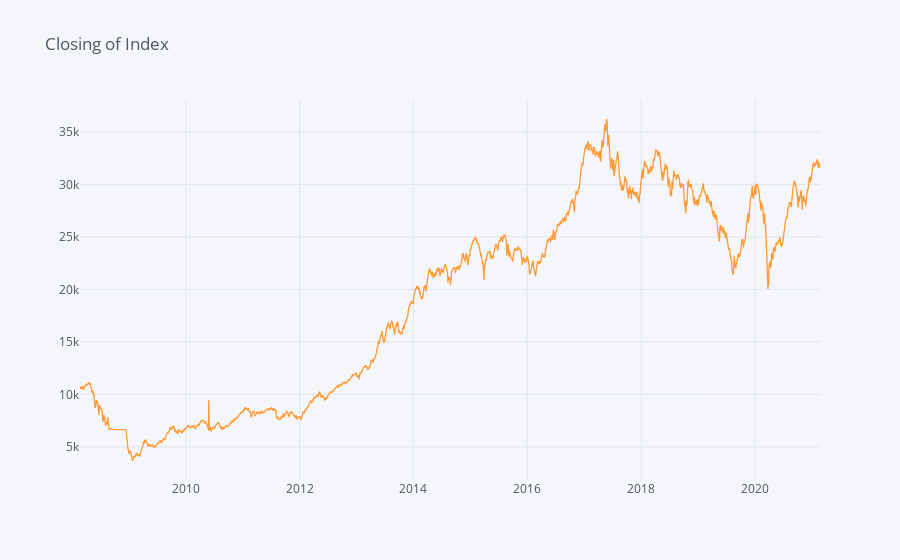

Here is the notebook cell this chart was saved with:
### Markdown cell above
It is finally the time to have some real fun!

### Code cell
df['Close'].iplot(title='Closing of Index')

### Figure 1 — Plotly figure (JSON) as saved in the notebook; plotly's stock layout.template omitted (floating-point values rounded to 4 significant figures; data arrays with more than 128 entries replaced by an {"elided": "..."} marker saying what was removed)
{"data": [{"line": {"color": "rgba(255, 153, 51, 1.0)", "dash": "solid", "shape": "linear", "width": 1.3}, "mode": "lines", "name": "Close", "text": "", "type": "scatter", "x": {"elided": "3221 str values"}, "y": {"elided": "3221 float values"}}], "layout": {"legend": {"bgcolor": "#F5F6F9", "font": {"color": "#4D5663"}}, "paper_bgcolor": "#F5F6F9", "plot_bgcolor": "#F5F6F9", "title": {"font": {"color": "#4D5663"}, "text": "Closing of Index"}, "xaxis": {"gridcolor": "#E1E5ED", "showgrid": true, "tickfont": {"color": "#4D5663"}, "title": {"font": {"color": "#4D5663"}, "text": ""}, "zerolinecolor": "#E1E5ED"}, "yaxis": {"gridcolor": "#E1E5ED", "showgrid": true, "tickfont": {"color": "#4D5663"}, "title": {"font": {"color": "#4D5663"}, "text": ""}, "zerolinecolor": "#E1E5ED"}}}
